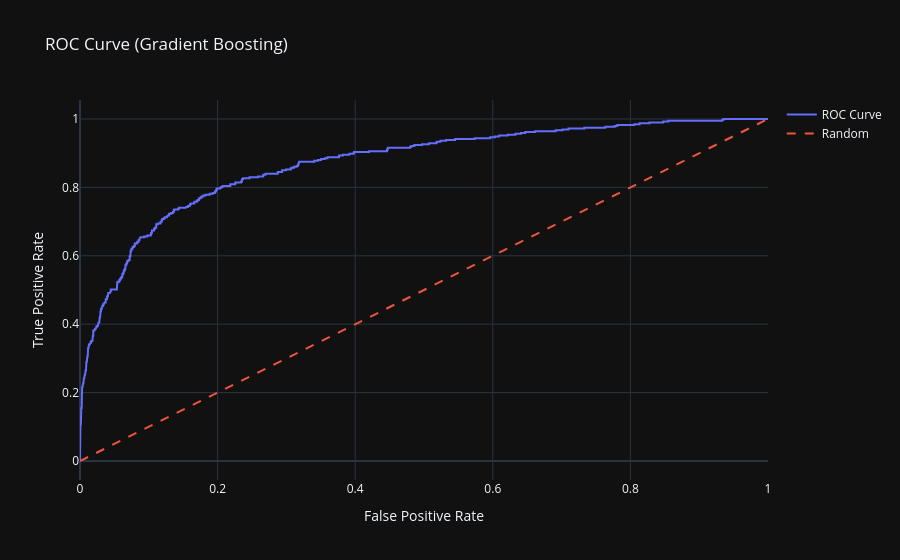

The code cell stored with this chart in its notebook:
### Code cell
probs = best_model.predict_proba(X_test)[:, 1]
fpr, tpr, _ = roc_curve(y_test, probs)

fig = go.Figure()

fig.add_trace(go.Scatter(x=fpr, y=tpr, mode='lines', name='ROC Curve'))
fig.add_trace(go.Scatter(x=[0,1], y=[0,1], mode='lines',
                         line=dict(dash='dash'),
                         name='Random'))

fig.update_layout(
    title=f"ROC Curve ({best_model_name})",
    xaxis_title="False Positive Rate",
    yaxis_title="True Positive Rate"
)

fig.show()

### Figure 1 — Plotly figure (JSON) as saved in the notebook; plotly's stock layout.template omitted (floating-point values rounded to 4 significant figures; data arrays with more than 128 entries replaced by an {"elided": "..."} marker saying what was removed)
{"data": [{"mode": "lines", "name": "ROC Curve", "type": "scatter", "x": {"elided": "516 float values"}, "y": {"elided": "516 float values"}}, {"line": {"dash": "dash"}, "mode": "lines", "name": "Random", "type": "scatter", "x": [0, 1], "y": [0, 1]}], "layout": {"title": {"text": "ROC Curve (Gradient Boosting)"}, "xaxis": {"title": {"text": "False Positive Rate"}}, "yaxis": {"title": {"text": "True Positive Rate"}}}}
